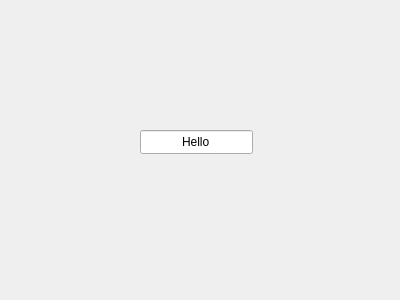
<?xml version="1.0" encoding="UTF-8"?>
<ui version="4.0">
 <class>SnFMultitool</class>
 <widget class="QWidget" name="SnFMultitool">
  <property name="geometry">
   <rect>
    <x>0</x>
    <y>0</y>
    <width>400</width>
    <height>300</height>
   </rect>
  </property>
  <property name="windowTitle">
   <string>SnFMultitool</string>
  </property>
  <widget class="QLineEdit" name="lineEdit">
   <property name="geometry">
    <rect>
     <x>140</x>
     <y>130</y>
     <width>113</width>
     <height>24</height>
    </rect>
   </property>
   <property name="text">
    <string>Hello</string>
   </property>
   <property name="alignment">
    <set>Qt::AlignCenter</set>
   </property>
  </widget>
 </widget>
 <resources/>
 <connections/>
</ui>
